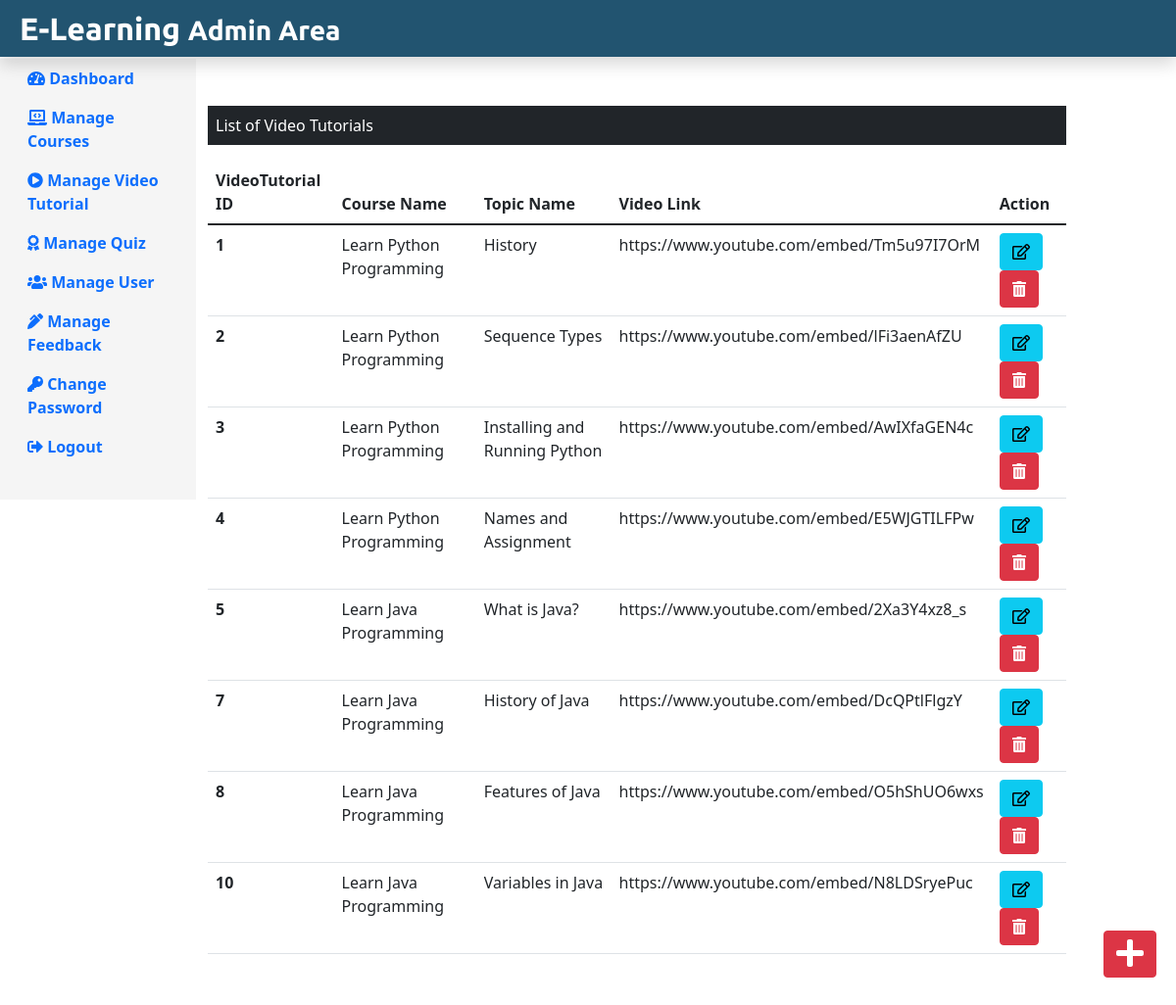
Screenshot of /E-Learning_Project-/Admin/videoTutorial.php (signed in) with the database file from the repository.
### tables this page shows
CREATE TABLE `video_tutorials` (
  `videotut_id` int(11) NOT NULL,
  `course_name` text NOT NULL,
  `video_topic` text NOT NULL,
  `video_link` text NOT NULL,
  `course_id` int(11) NOT NULL
);

### E-Learning_Project-/Admin/videoTutorial.php (the view, shortened to what this page needs)
<?php
include('./adminInclude/adminHeader.php');
include('../dbConnection.php');
?>
<div class="col-sm-9 mt-5">
        <p class=" bg-dark text-white p-2">List of Video Tutorials</p>
        <?php
        $sql ="SELECT * FROM video_tutorials";
        $result = $conn->query($sql);
        if(@$result->num_rows > 0)
        {
          echo' <table class="table">
            <thead>
                <tr>
                    <th scope="col">VideoTutorial ID</th>
                    <th scope="col"> Course Name</th>
                    <th scope="col"> Topic Name</th>
                    <th scope="col"> Video Link</th>
                    <th scope="col">Action</th>
                </tr>
            </thead>
            <tbody>';
                while( $row=$result->fetch_assoc()){
             echo  ' <tr>
                    <th scope="row">'.$row['videotut_id'].'</th>
                    <td>'.$row['course_name'].'</td>
                    <td>'.$row['video_topic'].'</td>
                    <td>'.$row['video_link'].'</td>
                    <td>
                    <form action="editVideoTutorial.php" method="POST" class="d-inline" >
                    <input type="hidden" name="id" value='.$row["videotut_id"].'>
                        <button type="submit" class="btn btn-info mr-3" name="edit" value="Edit">
                            <i class="far fa-edit"></i>
                        </button>
                    </form>
                   <form method="POST" class="d-inline">
                   <input type="hidden" name="id" value='.$row["videotut_id"].'>
                        <button type="submit" class="btn btn-danger" name="delete" value="Delete">
                        <i class="fas fa-trash-alt"></i>
                        </button>
                    </form>
                    </td>
                </tr>';
                 }
         echo'  </tbody>
        </table>';
         }
        else{
         echo '<div class="alert alert-warning col-sm-3 ml-5 mt-2">No Any Video Tutorial !</div>';
            }
            ?>
    </div>
</div>
<div>
    <a class="btn btn-danger box" href="./addVideoTut.php">
        <i class="fas fa-plus fa-2x"></i>
</a>
</div>
</div>
<?php
include('./adminInclude/adminFooter.php');
?>

### E-Learning_Project-/css/adminstyle.css (style rules this page uses)
.box { position: fixed; bottom: 10px; right:20px; margin-bottom: 30px; }

### rows the page displays
video_tutorials: videotut_id "1", course_name "Learn Python Programming", video_topic "History", video_link "https://www.youtube.com/embed/Tm5u97I7OrM"
video_tutorials: videotut_id "2", course_name "Learn Python Programming", video_topic "Sequence Types", video_link "https://www.youtube.com/embed/lFi3aenAfZU"
video_tutorials: videotut_id "3", course_name "Learn Python Programming", video_topic "Installing and Running Python", video_link "https://www.youtube.com/embed/AwIXfaGEN4c"
video_tutorials: videotut_id "4", course_name "Learn Python Programming", video_topic "Names and Assignment", video_link "https://www.youtube.com/embed/E5WJGTILFPw"
video_tutorials: videotut_id "5", course_name "Learn Java Programming", video_topic "What is Java?", video_link "https://www.youtube.com/embed/2Xa3Y4xz8_s"
video_tutorials: videotut_id "7", course_name "Learn Java Programming", video_topic "History of Java", video_link "https://www.youtube.com/embed/DcQPtlFlgzY"
video_tutorials: videotut_id "8", course_name "Learn Java Programming", video_topic "Features of Java", video_link "https://www.youtube.com/embed/O5hShUO6wxs"
video_tutorials: videotut_id "10", course_name "Learn Java Programming", video_topic "Variables in Java", video_link "https://www.youtube.com/embed/N8LDSryePuc"
